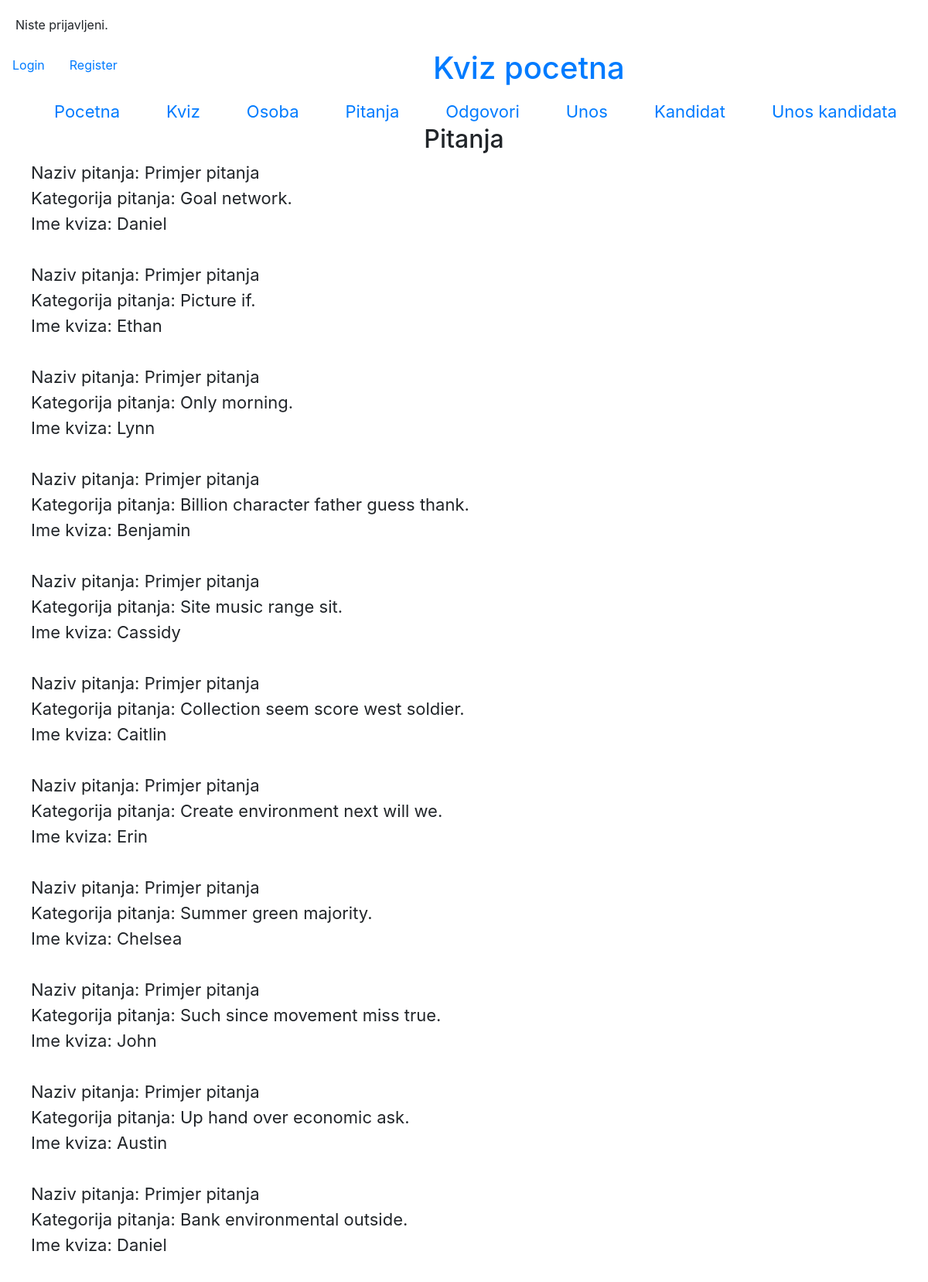
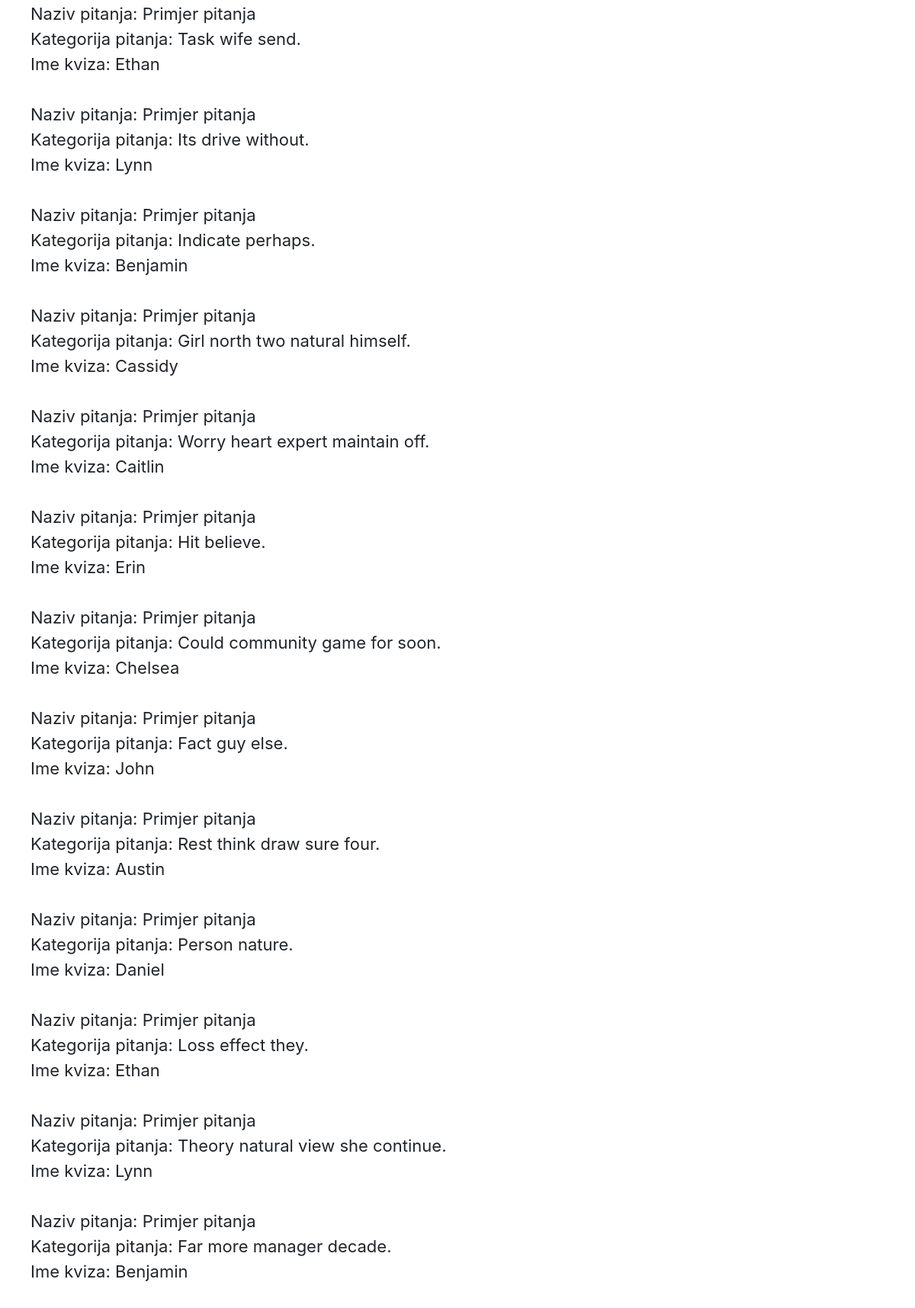
/pitanja/ (upper part), run on the app's committed database (2 pictures, top to bottom).
### main/models.py (models this page shows, shortened)
class Pitanja(models.Model):
    naziv = models.CharField(max_length=100)
    kategorija = models.CharField(max_length=100)
    text = models.ManyToManyField(Odgovori)
    imeKviza = models.ForeignKey(Kviz, default=1, on_delete=models.CASCADE)

class Kviz(models.Model):
    imeKviza = models.CharField(max_length=100)
    tezina = models.IntegerField(default=0)
    kategorija = models.CharField(max_length=50)
    def __str__(self):
        return self.imeKviza

### main/views.py (the view)
# urls.py: path('pitanja/', PitanjaList.as_view(), name='pitanja'),
class PitanjaList(ListView):
    model = Pitanja

### main/templates/main/pitanja_list.html
{% extends "index.html" %}
{% block content %}
    <h2>Pitanja</h2>
    <ul style="display: grid;">
        {% for pitanja in object_list %}
            <li>
                Naziv pitanja: {{ pitanja.naziv }}<br>
                Kategorija pitanja: {{ pitanja.kategorija }}<br>
                Ime kviza: {{ pitanja.imeKviza }}
                <br><br>
            </li>
        {% endfor %}
    </ul>
{% endblock %}

### main/static/style.css (style rules this page uses)
h2 { text-align: center; }
li { list-style-type: none; float: left; margin-top: 0px; font-size: 22px; padding: 0px; }

### data on the page
Pitanja: naziv "Primjer pitanja", kategorija "Goal network.", imeKviza "Daniel"
Pitanja: naziv "Primjer pitanja", kategorija "Picture if.", imeKviza "Ethan"
Pitanja: naziv "Primjer pitanja", kategorija "Only morning.", imeKviza "Lynn"
Pitanja: naziv "Primjer pitanja", kategorija "Billion character father guess thank.", imeKviza "Benjamin"
Pitanja: naziv "Primjer pitanja", kategorija "Site music range sit.", imeKviza "Cassidy"
Pitanja: naziv "Primjer pitanja", kategorija "Collection seem score west soldier.", imeKviza "Caitlin"
Pitanja: naziv "Primjer pitanja", kategorija "Create environment next will we.", imeKviza "Erin"
Pitanja: naziv "Primjer pitanja", kategorija "Summer green majority.", imeKviza "Chelsea"
Pitanja: naziv "Primjer pitanja", kategorija "Such since movement miss true.", imeKviza "John"
Pitanja: naziv "Primjer pitanja", kategorija "Up hand over economic ask.", imeKviza "Austin"
Pitanja: naziv "Primjer pitanja", kategorija "Bank environmental outside.", imeKviza "Daniel"
Pitanja: naziv "Primjer pitanja", kategorija "Task wife send.", imeKviza "Ethan"
Pitanja: naziv "Primjer pitanja", kategorija "Its drive without.", imeKviza "Lynn"
Pitanja: naziv "Primjer pitanja", kategorija "Indicate perhaps.", imeKviza "Benjamin"
Pitanja: naziv "Primjer pitanja", kategorija "Girl north two natural himself.", imeKviza "Cassidy"
Pitanja: naziv "Primjer pitanja", kategorija "Worry heart expert maintain off.", imeKviza "Caitlin"
Pitanja: naziv "Primjer pitanja", kategorija "Hit believe.", imeKviza "Erin"
Pitanja: naziv "Primjer pitanja", kategorija "Could community game for soon.", imeKviza "Chelsea"
Pitanja: naziv "Primjer pitanja", kategorija "Fact guy else.", imeKviza "John"
Pitanja: naziv "Primjer pitanja", kategorija "Rest think draw sure four.", imeKviza "Austin"
Pitanja: naziv "Primjer pitanja", kategorija "Person nature.", imeKviza "Daniel"
Pitanja: naziv "Primjer pitanja", kategorija "Loss effect they.", imeKviza "Ethan"
Pitanja: naziv "Primjer pitanja", kategorija "Theory natural view she continue.", imeKviza "Lynn"
Pitanja: naziv "Primjer pitanja", kategorija "Far more manager decade.", imeKviza "Benjamin"
